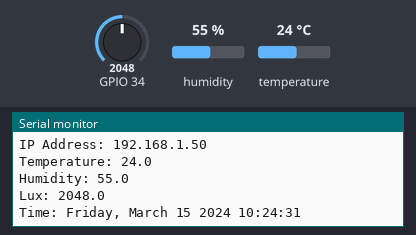
Simulated run of this sketch. Board: ESP32. Shown: the last lines printed to the serial monitor. The test bench sets the inputs (shaded band); at power-on: humidity 55 %, GPIO 34 = 2048, temperature 24 °C. WiFi joins after 1.5 s; servers stay silent unless stated; the local clock reads 2024-03-15 10:24:30 at power-on unless the sketch sets it.

Above: at 2.7 s.
2.8 s: humidity set to 22 %
10.6 s: GPIO 34 set to 2866
At 12.09 s:
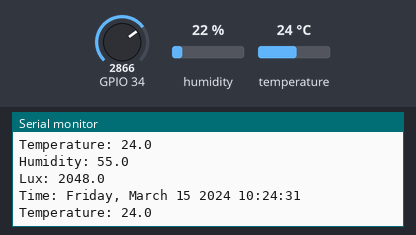
18.4 s: temperature set to 12 °C
At 22.7 s:
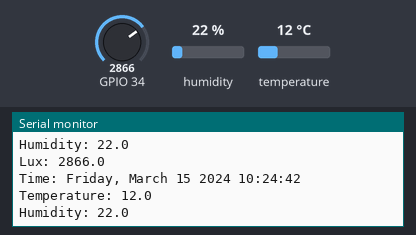
26.2 s: GPIO 34 set to 3603
At 33.3 s:
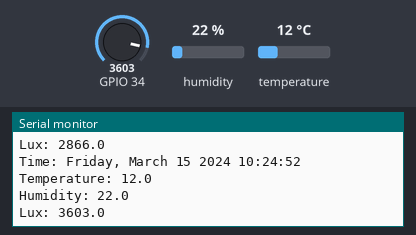
34.0 s: humidity set to 40 %
At 34.5 s:
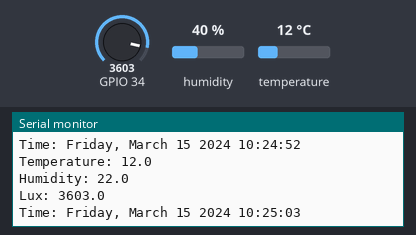
Timing chart, 0 to 37.0 s (numbered marks = the images above; inputs shaded):
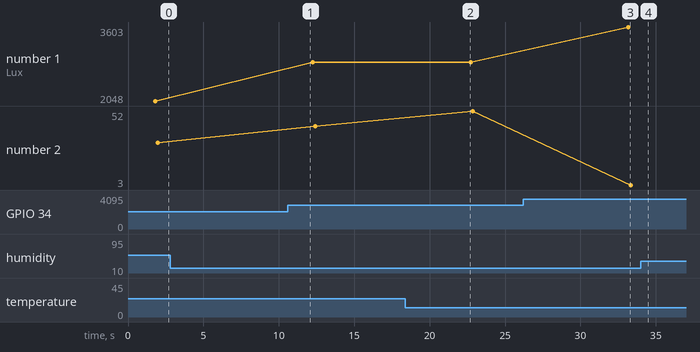

The sketch:

Firebase_sensor_set.ino
```cpp
#include <Adafruit_Sensor.h>
#include <DHT.h>
#include <DHT_U.h>
#include <WiFi.h>
#include <Firebase.h>
#include <time.h>

#define DHTPIN 16
#define DHTTYPE DHT22
DHT_Unified dht(DHTPIN, DHTTYPE);

#define WiFi_SSID       ""
#define WiFi_PASSWORD   ""
#define DB_URL          ""
#define DB_PASSWORD     ""

FirebaseData fbdo;  // Firebase 데이터 객체
FirebaseJson json;

const char* ntpServer = "pool.ntp.org";
uint8_t timeZone = 9;
uint8_t summerTime = 0; // 3600
uint8_t n = 0;

void printLocalTime() {
  struct tm timeinfo;

  if(!getLocalTime(&timeinfo)){
    Serial.println("Failed to obtain time");
    return;
  }
  Serial.print("Time: ");
  Serial.println(&timeinfo, "%A, %B %d %Y %H:%M:%S");
}

void setup() {
  Serial.begin(115200);
  dht.begin();

  WiFi.mode(WIFI_STA);
  WiFi.begin(WiFi_SSID, WiFi_PASSWORD);
  Serial.print("Connecting to WiFi");
  while(WiFi.status() != WL_CONNECTED) {
    delay(300);
    Serial.print(".");
  }

  Serial.println("");
  Serial.println("WiFi connected");
  Serial.print("IP Address: ");
  Serial.println(WiFi.localIP());


  Firebase.begin(DB_URL, DB_PASSWORD);       // 인증과 설정을 적용하여 Firebase 시작
  Firebase.reconnectWiFi(true);              // Firebase 재접속 허용
  Firebase.setReadTimeout(fbdo, 1000 * 60);  // set DB read timeout to 1 minute (max 15 min)
  Firebase.setwriteSizeLimit(fbdo, "tiny");  // Size and its write timeout e.g. tiny(1s), small(10s), medium(30s), large(60s), and unlimited

  configTime(3600 * timeZone, 3600 * summerTime, ntpServer); //init and get the time
}

void loop() {
  sensors_event_t event;
  n++;

  if(WiFi.status() != WL_CONNECTED) {
    WiFi.begin(WiFi_SSID, WiFi_PASSWORD);
    Serial.print("Reconnecting WiFi");
    while(WiFi.status() != WL_CONNECTED) {
      delay(300);
      Serial.print(".");
    }
    Serial.println("\nWiFi Reconnected\n");
  }

  /*Temperature Sensor*/
  dht.temperature().getEvent(&event);
  if (isnan(event.temperature)) {
    Serial.println("Temperature sensor error");
  }
  else {
    Serial.print("Temperature: ");
    Serial.println(event.temperature, 1); //소수점 아래 1자리까지 출력

    json.set("/Data" + String(n) + "/temperature", event.temperature);
    Firebase.updateNode(fbdo,"/TestRoom", json);
  }

  /*Humidity Sensor*/
  dht.humidity().getEvent(&event);
  if (isnan(event.relative_humidity)) {
    Serial.println("Humidity sensor error");
  }
  else {
    Serial.print("Humidity: ");
    Serial.println(event.relative_humidity, 1);

    json.set("/Data" + String(n) + "/humidity", event.relative_humidity);
    Firebase.updateNode(fbdo,"/TestRoom", json);
  }

  /*Light Sensor*/
  float lux = analogRead(34);

  Serial.print("Lux: ");
  Serial.println(lux, 1);
  json.set("/Data" + String(n) + "/Lux", lux);
  Firebase.updateNode(fbdo,"/TestRoom", json);

  /*Sensor measurement time*/
  printLocalTime();
  Serial.println("");

  delay(10000);  //10sec
}
```

Measured:
- after the input at 18.4 s, the serial monitor: prints a new line after 4.0 s (image 2)
- after the input at 26.2 s, the serial monitor: prints a new line after 7.0 s (image 3)
- plotted number 1: 2048 → 2866 after the input at 10.6 s, 2866 → 3603 after the input at 26.2 s
